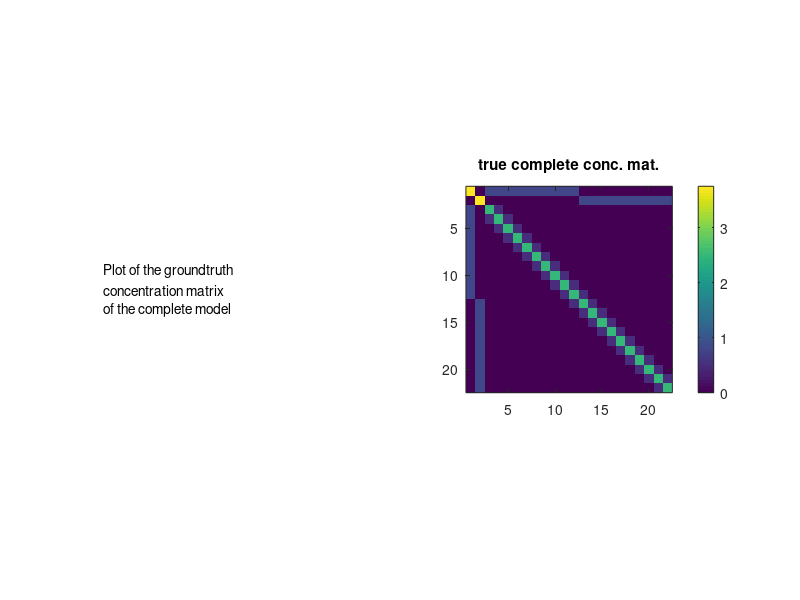
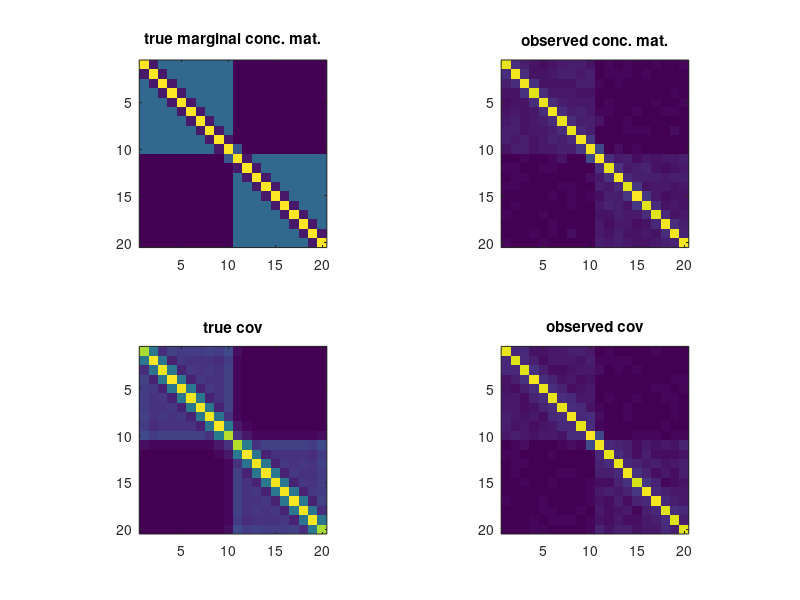

MATLAB code to generate these figures, in order:
% Toy example
% with three blocks of size resp 20,10,5

clear all; clc; close all;
%% settings

n=5000; % number of samples

ks=[10 10];


pl=length(ks); % number of latent variables
po=sum(ks);% number of observed variables

pt=po+pl;
sigma2l=.8;
sigma2lo=.4;
scale=1./sqrt(ks);

% slo=.2; % level of sparsity on latent-observed block of conceptration mat
% soo=.2; % level of sparsity on latent-observed block of conceptration mat
%Doo=eye(po)/sigma2lo;
dd=diag(ones(1,po-1),1);
Doo=eye(po)/sigma2lo+.5*(dd+dd');
Dol=zeros(po,pl);
for i=1:pl
    if i>1
        i1=sum(ks(1:(i-1)))+1;
    else
        i1=1;
    end
    i2=i1+ks(i)-1;
    Dol(i1:i2,i)=-ones(ks(i),1)*scale(i)/sigma2lo;
end
Dll=zeros(pl);
for i=1:pl
Dll(i,i)=1/sigma2l+ks(i)*scale(i)^2/sigma2lo;
end

%% construction of the conceptration matrix
Dfull=zeros(pt);
Dfull(1:pl,1:pl)=Dll;
Dfull((pl+1):pt,(pl+1):pt)=Doo;
Dfull(1:pl,(pl+1):pt)=Dol';
Dfull((pl+1):pt,1:pl)=Dol;

Dfull=.5*(Dfull+Dfull');
Dmargo=Doo-Dol*Dol';


descr = {'Plot of the groundtruth '
    'concentration matrix';
    'of the complete model'};

figure(1);clf;
subplot(1,2,1)
axis off;
text(0,.5,descr)
pbaspect([1 1 1]);
subplot(1,2,2)
imagesc(abs(Dfull));
colorbar;
pbaspect([1 1 1]);
title('true complete conc. mat.');

if eigs(Dfull,1,'sa')<0
    error('The conceptration matrix of the complete model is not PSD \n')
end

%% sampling data
mu=zeros(1,pt); % vector of means
Xfull=mvnrnd(mu, inv(Dfull), n)';
X=Xfull((pl+1):pt,:);
S=cov(X');
% S=inv(Dmargo);

%% plotting

figure(2);clf;
subplot(2,2,1);
imagesc(abs(Dmargo));
pbaspect([1 1 1]);
title('true marginal conc. mat.');
subplot(2,2,2);
imagesc(abs(inv(S)));
pbaspect([1 1 1]);
title('observed conc. mat.');
subplot(2,2,3);
imagesc(abs(inv(Dmargo)));
pbaspect([1 1 1]);
title('true cov');
subplot(2,2,4);
imagesc(abs(S));
pbaspect([1 1 1]);
title('observed cov');


 